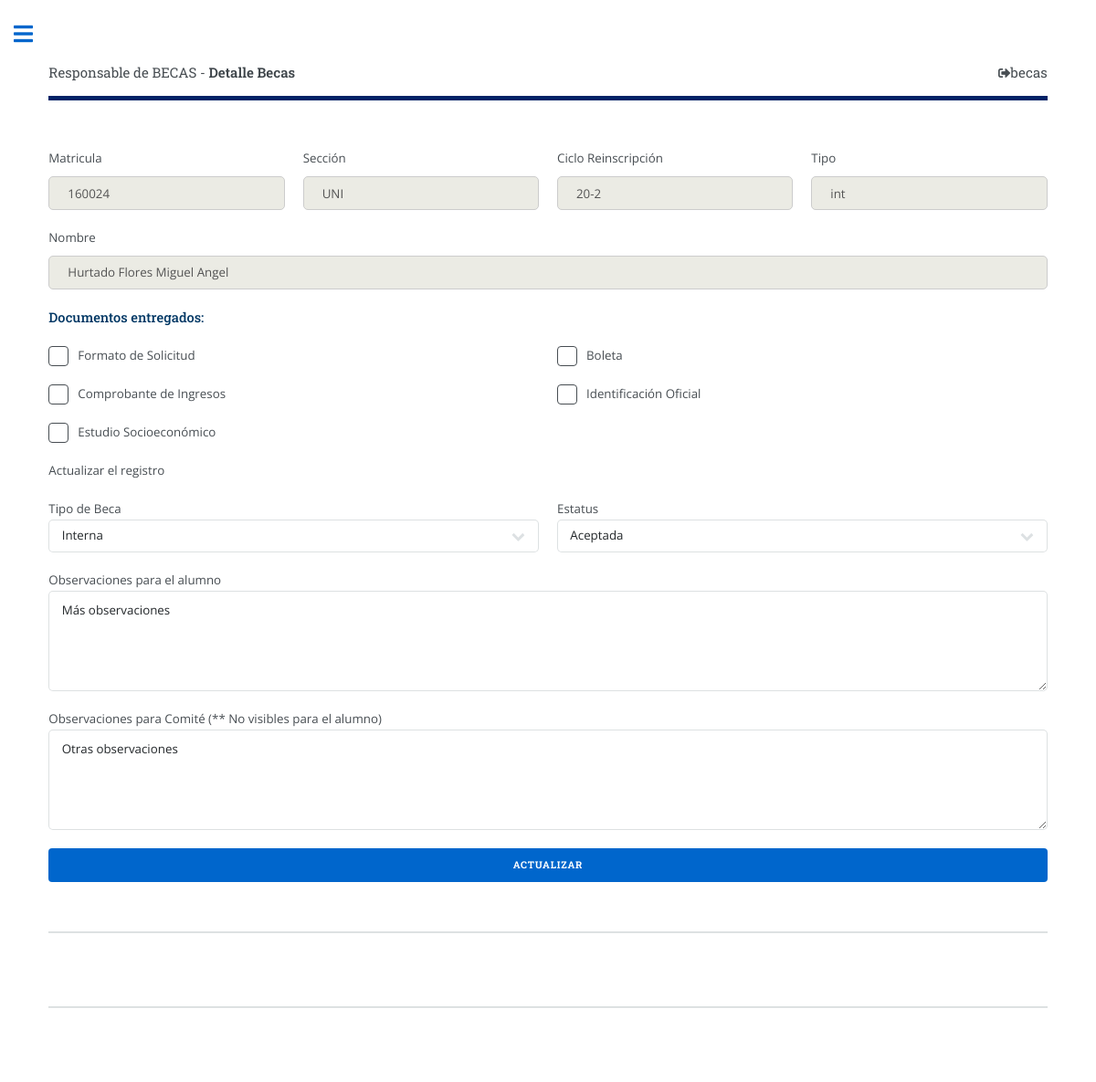
Page /detallebecas.php?id_alumno=160024 (signed in) on the committed database.
### tables this page shows
CREATE TABLE `Becas` (
  `Id` varchar(20) NOT NULL,
  `Seccion` varchar(3) NOT NULL,
  `CicloAct` varchar(4) NOT NULL,
  `CicloSig` varchar(4) NOT NULL,
  `Grado` int NOT NULL,
  `Tipo` varchar(3) NOT NULL,
  `Status` int DEFAULT '0',
  `Fecha` timestamp NOT NULL,
  `Observaciones` text,
  `Review` text
);

CREATE TABLE `DatosIDAlumno` (
  `Id` varchar(20) NOT NULL,
  `Nombre` text NOT NULL,
  `Apellidos` text NOT NULL,
  `Grado` int NOT NULL,
  `Grupo` int NOT NULL,
  `Seccion` int NOT NULL,
  `IdGrupo` varchar(10) NOT NULL,
  `Correo` text NOT NULL
);

### dbconect.php (called while the page is built, shortened)
<?php
class alumnos {
public function lista_becas_alumno($Matricula, $Ciclo) {
    $conn=new Conexion();
    try {
        $stmt = $conn->prepare ("SELECT Becas.Id, Becas.Seccion, Becas.CicloAct, Becas.CicloSig, Becas.Grado, Becas.Tipo, Becas.Status, Becas.Fecha, Becas.Observaciones, Becas.Review, DatosIDAlumno.Apellidos, DatosIDAlumno.Nombre FROM Becas INNER JOIN DatosIDAlumno ON Becas.Id = DatosIDAlumno.Id WHERE Becas.Id = :gg and Becas.CicloAct = :cc");
        $stmt->bindParam(':gg', $Matricula);
        $stmt->bindParam(':cc', $Ciclo);
        $stmt->execute();
        $resultado= $stmt->fetchAll(PDO::FETCH_ASSOC);
        return $resultado;
    } catch(PDOException $e) {
        echo 'Error: ' . $e->getMessage();
    }
}
}
?>

### detallebecas.php (the view, shortened to what this page needs)
<?php
include ("libs.php");
include ("dbconect.php");
if ($_SESSION['login'] == 1) {
    switch ($_SESSION['Privs']) {
    case 4:
        if (isset($_GET['id_alumno']) && $_GET['id_alumno'] != '') { $idAlumno = $_GET['id_alumno']; }
        if ($_SESSION['Seccion'] > 2) { $CicloAct = CICLOACTS; } else { $CicloAct = CICLOACTA; }
        $conexionBD=new alumnos();
        $resultado=$conexionBD->lista_becas_alumno($idAlumno, $CicloAct);
        if (!$resultado) {
            echo '<p>NO existe un registro</p>';
        } else {
            foreach ($resultado as $registro) {
                $ciclosig = $registro['CicloSig'];
                $status = $registro['Status'];
                $tipo = $registro['Tipo'];
                $observaciones = $registro['Observaciones'];
                $review = $registro['Review'];
                $apellidos = $registro['Apellidos'];
                $nombres = $registro['Nombre'];
                $name = $apellidos.' '.$nombres;
            }
            $ficheros = array('0','0','0','0', '0');
            $directorio = "becas/".$SeccionAlumno;
            $directorios = ["formato", "boleta", "ingresos", "idoficial", "estudio"];
        ?>
        <form id="beca" action="uploadbecas.php" method="post" enctype="multipart/form-data" >
         <div class="row gtr-uniform">
            <div class="col-3 col-12-small">
                Matricula <input id="matricula" name="matricula" type="text" value="<?php echo $idAlumno ?>" readonly />
            </div>
            <div class="col-3 col-12-small">
                Sección <input id="seccion" name="seccion" type="text" value="<?php echo corto_seccion() ?>" readonly />
            </div>
            <div class="col-3 col-12-small">
                Ciclo Reinscripción <input id="ciclosig" name="ciclosig" type="text" value="<?php echo $ciclosig ?>" readonly />
            </div>
            <div class="col-3 col-12-small">
                Tipo <input id="ciclosig" name="ciclosig" type="text" value="<?php echo $tipo ?>" readonly />
            </div>
            <div class="col-12">
                Nombre  <input id="nombre" name="nombre" type="text" value="<?php echo $name ?>" readonly />
            </div>
            <div class="col-12">
            <h4>Documentos entregados:</h4></div>
        <?php
            echo '<div class="col-6 col-12-small">'."\n";
            if ($ficheros[0] == '1') {
                $target_file = $directorio . '/'.$directorios[0]. '/'. $idAlumno.'.pdf';
                echo '<input type="checkbox" id="formato_" name="formato_" checked  disabled>'."\n";
                echo '<label for="formato_"><a href="'.$target_file.'" target="_blank">Formato de Solicitud</a></label>'."\n";
            } else {
                echo '<input type="checkbox" id="formato_" name="formato_" disabled>'."\n".'<label for="formato_">Formato de Solicitud</label>'."\n";
            }
            echo '</div>'."\n";
            echo '<div class="col-6 col-12-small">'."\n";
            if ($ficheros[1] == '1') {
                $target_file = $directorio . '/'.$directorios[1]. '/'. $idAlumno.'.pdf';
                echo '<input type="checkbox" id="boleta_" name="boleta_" checked disabled>'."\n";
                echo '<label for="boleta_"><a href="'.$target_file.'" target="_blank">Boleta</a></label>'."\n";
            } else {
                echo '<input type="checkbox" id="boleta_" name="boleta_" disabled>'."\n".'<label for="boleta_">Boleta</label>'."\n";
            }
            echo '</div>'."\n";
            echo '<div class="col-6 col-12-small">'."\n";
            if ($ficheros[2] == '1') {
                $target_file = $directorio . '/'.$directorios[2]. '/'. $idAlumno.'.pdf';
                echo '<input type="checkbox" id="ingresos_" name="ingresos_" checked disabled>'."\n";
                echo '<label for="ingresos_"><a href="'.$target_file.'" target="_blank">Comprobante de Ingresos</a></label>'."\n";
            } else {
                echo '<input type="checkbox" id="ingresos_" name="ingresos_" disabled>'."\n".'<label for="ingresos_">Comprobante de Ingresos</label>'."\n";
            }
            echo '</div>'."\n";
            echo '<div class="col-6 col-12-small">'."\n";
            if ($ficheros[3] == '1') {
                $target_file = $directorio . '/'.$directorios[3]. '/'. $idAlumno.'.pdf';
                echo '<input type="checkbox" id="idoficial_" name="idoficial_" checked disabled>'."\n";
                echo '<label for="idoficial_"><a href="'.$target_file.'" target="_blank">Identificación Oficial</a></label>'."\n";
            } else {
                echo '<input type="checkbox" id="idoficial_" name="idoficial_" disabled>'."\n".'<label for="idoficial_">Identificación Oficial</label>'."\n";
            }
            echo '</div>'."\n";
            echo '<div class="col-6 col-12-small">'."\n";
            if ($ficheros[4] == '1') {
                $target_file = $directorio . '/'.$directorios[4]. '/'. $idAlumno.'.pdf';
                echo '<input type="checkbox" id="estudio_" name="estudio_" checked disabled>'."\n";
                echo '<label for="estudio_"><a href="'.$target_file.'" target="_blank">Estudio Socioeconómico</a></label>'."\n";
            } else {
                echo '<input type="checkbox" id="estudio_" name="estudio_" disabled>'."\n".'<label for="estudio_">Estudio Socioeconómico</label>'."\n";
            }
            echo '</div>'."\n";
            echo '<div class="col-12">'."\n";
            echo '<p>Actualizar el registro</p>';
            echo '</div>'."\n";
            echo '<div class="col-6 col-12-small">'."\n";
            echo 'Tipo de Beca <select name="tipo" id="tipo" tabindex="1" required>';
            echo '<option value="int" ';
            if ($tipo == 'int') { echo ' selected'; }
            echo '>Interna</option>'."\n";
            echo '</select>'."\n";
            echo '</div>'."\n";
            echo '<div class="col-6 col-12-small">'."\n";
            echo 'Estatus <select name="status" id="status" tabindex="2" required>';
            echo '<option value=2 ';
            if ($status == '2') { echo ' selected'; }
            echo '>Aceptada</option>'."\n";
            echo '</select>'."\n";
            echo '</div>'."\n";
            echo '<div class="col-12">'."\n";
            echo 'Observaciones para el alumno <textarea id="obs" name="obs" rows="4">';
            echo $observaciones.'</textarea>';
            echo '</div>';
            echo '<div class="col-12">'."\n";
            echo 'Observaciones para Comité (** No visibles para el alumno) <textarea id="review" name="review" rows="4">';
            echo $review.'</textarea>';
            echo '</div>'."\n";
            echo '<div class="col-12">'."\n";
            echo '<ul class="actions fit">'."\n";
            echo '<li><input type="submit" tabindex="7" value="Actualizar" class="primary" /></li>'."\n";
            echo '</ul>'."\n";
            echo '</div>'."\n";
            echo '</div>'."\n";
            echo '</form>'."\n";
        }
    }
}
echo '</section>'."\n";
?>

### rows in the picture
becas: ciclosig "20-2", ciclosig "int", nombre "Hurtado Flores Miguel Angel", tipo "Interna", status "Aceptada", obs "Más observaciones", review "Otras observaciones"

### other values in the picture
$_SESSION['Nombres'] "Responsable de BECAS"
$title "Detalle Becas"
$_SESSION['Id'] "becas"
